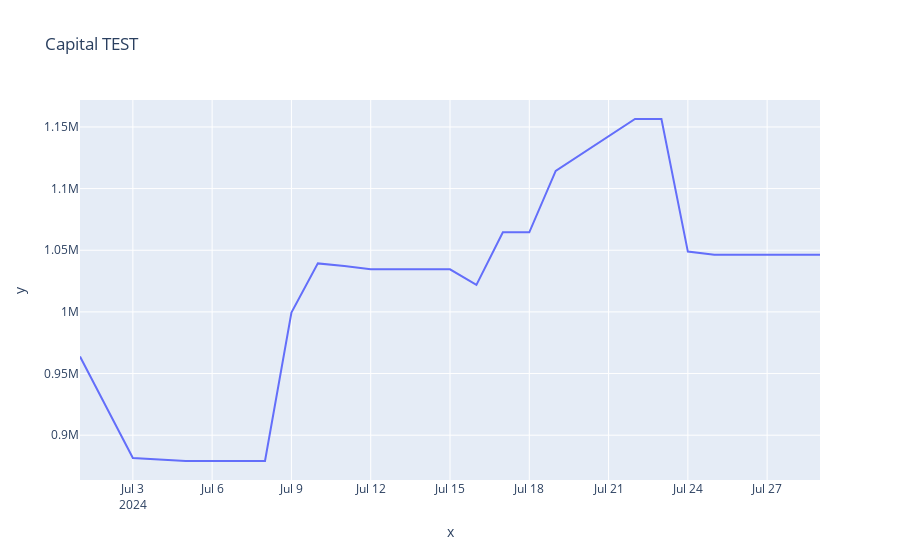

Notebook source saved alongside this figure:
### Markdown cell above
## Test Plot

### Code cell
px.line(x = test_data.index, y = capital_progress_test, title = 'Capital TEST').show()

### Figure 1 — Plotly figure (JSON) as saved in the notebook; plotly's stock layout.template omitted (floating-point values rounded to 4 significant figures)
{"data": [{"hovertemplate": "x=%{x}<br>y=%{y}<extra></extra>", "legendgroup": "", "line": {"color": "#636efa", "dash": "solid"}, "marker": {"symbol": "circle"}, "mode": "lines", "name": "", "orientation": "v", "showlegend": false, "type": "scatter", "x": ["2024-07-01T00:00:00", "2024-07-02T00:00:00", "2024-07-03T00:00:00", "2024-07-05T00:00:00", "2024-07-08T00:00:00", "2024-07-09T00:00:00", "2024-07-10T00:00:00", "2024-07-11T00:00:00", "2024-07-12T00:00:00", "2024-07-15T00:00:00", "2024-07-16T00:00:00", "2024-07-17T00:00:00", "2024-07-18T00:00:00", "2024-07-19T00:00:00", "2024-07-22T00:00:00", "2024-07-23T00:00:00", "2024-07-24T00:00:00", "2024-07-25T00:00:00", "2024-07-26T00:00:00", "2024-07-29T00:00:00"], "xaxis": "x", "y": [963800.0, 922500.0, 881500.0, 879100.0, 879100.0, 999500.0, 1039000.0, 1037000.0, 1035000.0, 1035000.0, 1022000.0, 1065000.0, 1065000.0, 1114000.0, 1156000.0, 1156000.0, 1049000.0, 1046000.0, 1046000.0, 1046000.0], "yaxis": "y"}], "layout": {"legend": {"tracegroupgap": 0}, "title": {"text": "Capital TEST"}, "xaxis": {"anchor": "y", "domain": [0, 1], "title": {"text": "x"}}, "yaxis": {"anchor": "x", "domain": [0, 1], "title": {"text": "y"}}}}
